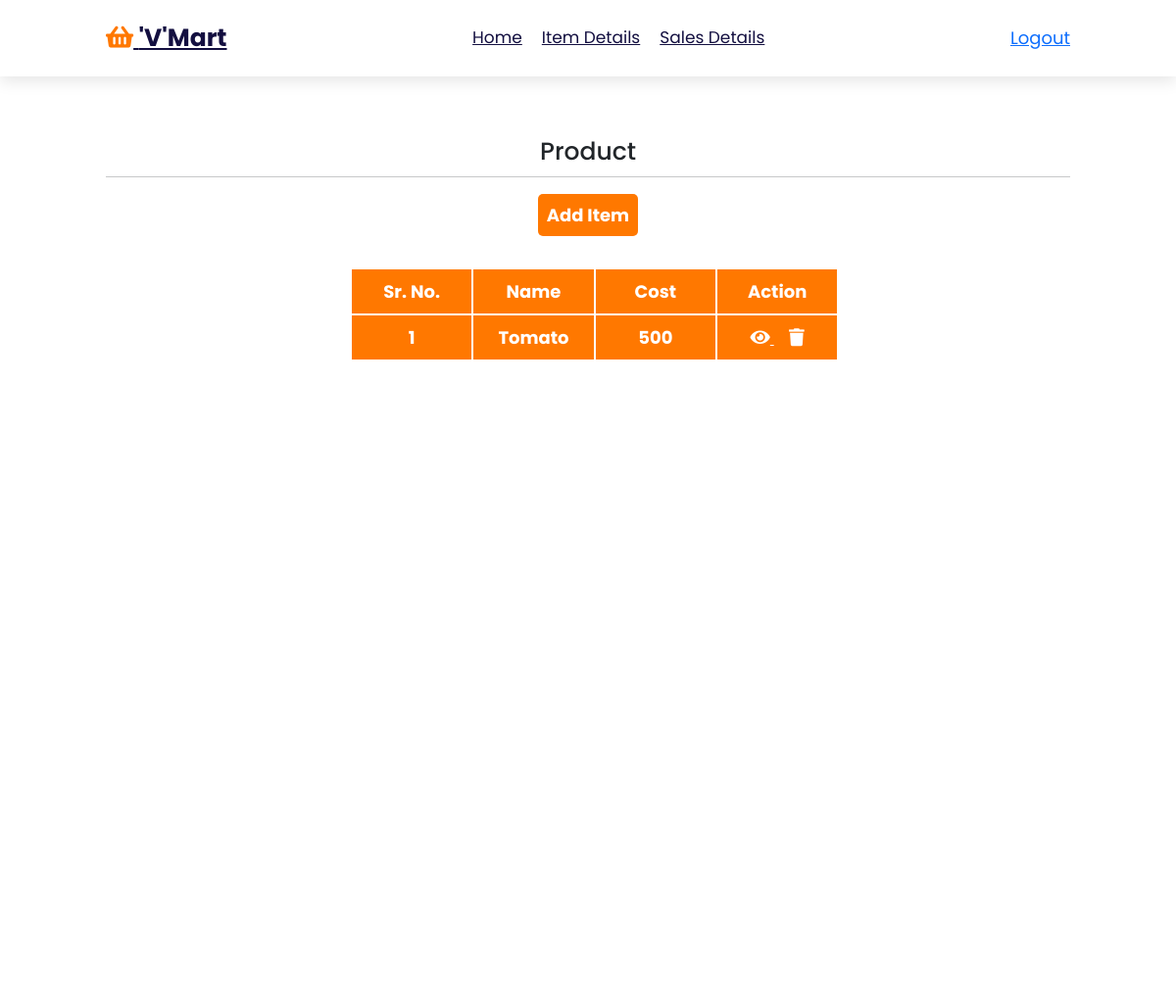
Before: /view-product (signed in) with the older database file.
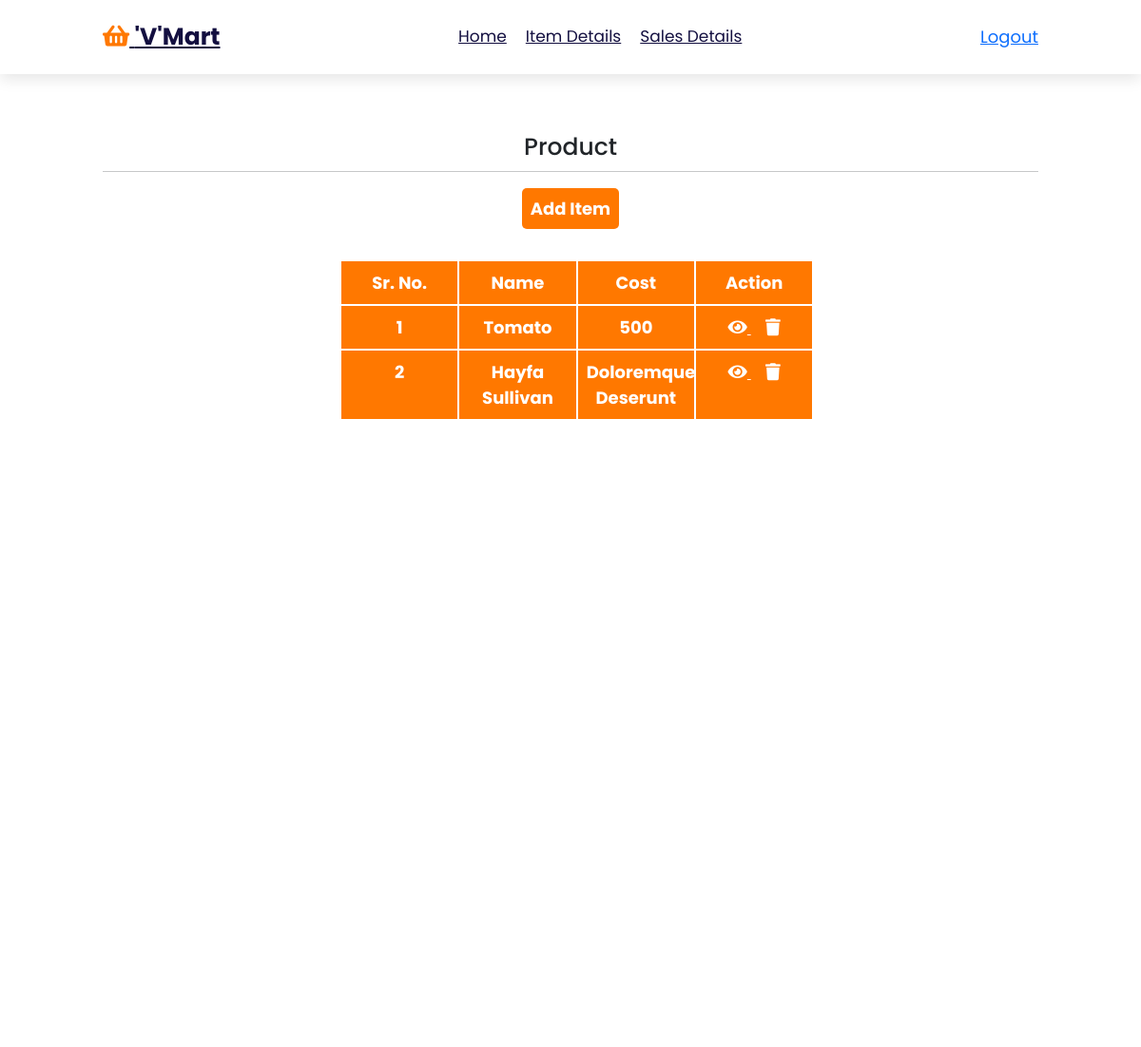
After: the same page with the newer database file.
### super_market/models.py (models this page shows)
class Product(models.Model):
    name = models.CharField(max_length=100)
    description = models.CharField(max_length=100)
    image = models.ImageField(upload_to='Profile', max_length=100)
    price = models.CharField(max_length=100)
    created_at = models.DateTimeField(auto_now_add=True)
    updated_at = models.DateTimeField(auto_now=True)

### super_market/views.py (the view)
# urls.py: path('view-product', views.view_product,name="view_product"),
@login_required(login_url='login')
def view_product(request):
    if request.user.is_superuser:
        p = Product.objects.all()
        return render(request, "hod/item-detail.html",{'p':p})
    else:
        return redirect("user_index")

### template/hod/item-detail.html
{% extends 'hod/base.html' %}
{% block body %}
<section style="margin-top: 12em; margin-bottom: 600px;">
    <h1 style="text-align: center;"> product </h1><hr>
    <div class="gap-2" style="display: flex; justify-content: center;">
        <button class="btn " type="button" style="font-size: large;"> <a href="{% url 'add_product' %}">add item</a></button>
    </div>
    <div class="container" style="font-size: large; margin-top: 2em;">
        <div class="row">
          <div class="col-2">
            Sr. no.
          </div>
          <div class="col-2">
            Name
          </div>
          <div class="col-2">
            Cost
          </div>
          <div class="col-2">
            Action
          </div>
        </div>
      <div class="foodDetails" style="font-size: large;">
        {% for p in p %}
        <div class="row" id="row">
          <div class="col-2">
            {{forloop.counter}}
          </div>
          <div class="col-2"id="FMpronameadd">
            {{p.name}}
          </div>
          <div class="col-2"id="FMprotypeadd">
            {{p.price}}
          </div>
          <div class="col-2">
            <a href="{% url 'view_product_detail' p.id %}" aria-hidden="true" style="color:white;"
                          title="Update Product">
                            <i class="fa fa-eye"></i>
                          </a>&nbsp&nbsp&nbsp
                          <a href="{% url 'delete_product' p.id %}" style="color:white;" title="Delete Product"><i
                            class="fa fa-trash" aria-hidden="true" onclick="return confirm('Are you sure you want to remove')"></a></i>
          </div>
        </div>
        {% endfor %}
        </div>
</section>
<section class="footer">
{% endblock body %}

Changed rows visible on the page:
added Product: name "Hayfa Sullivan", price "Doloremque Deserunt"
